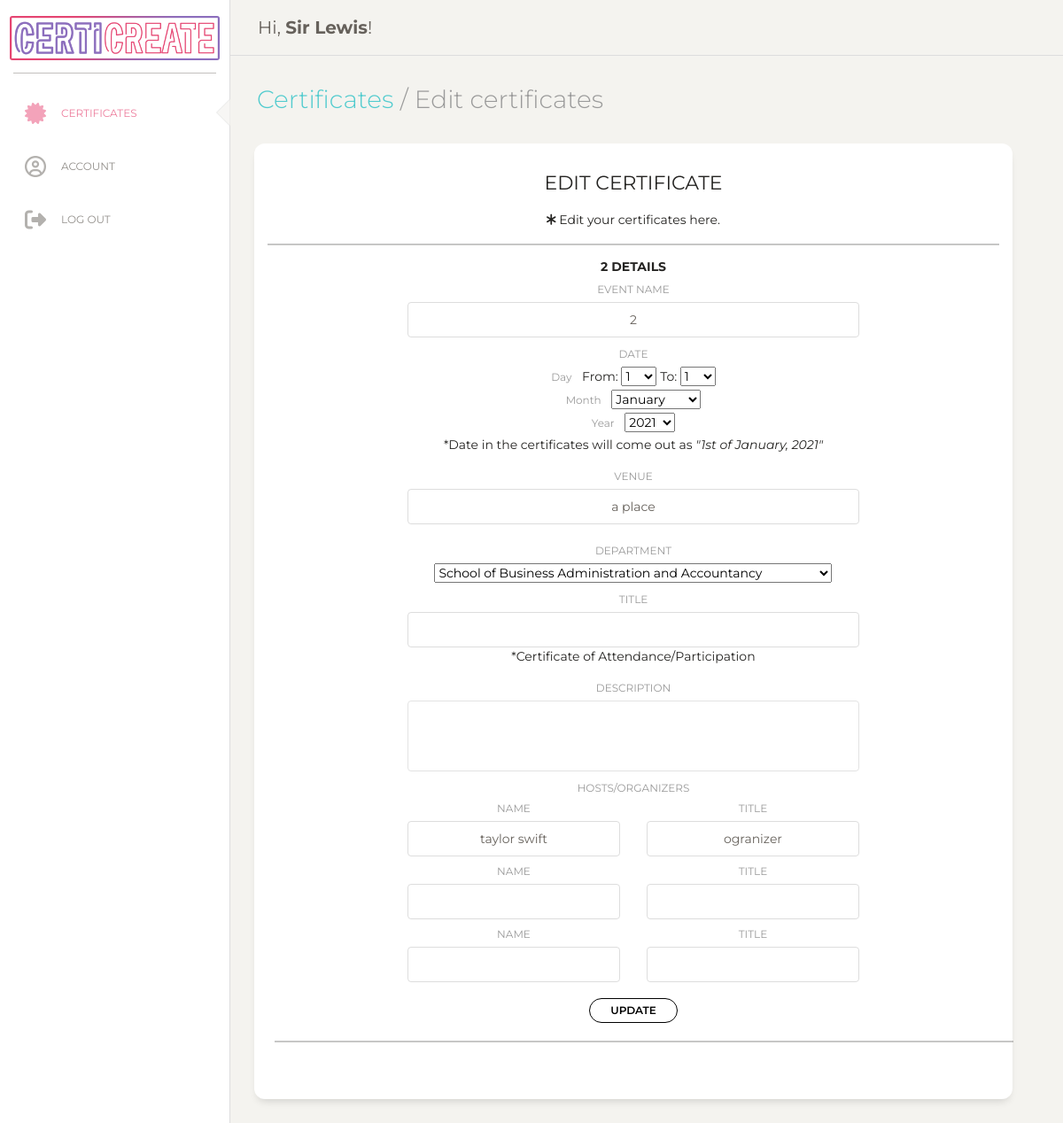
Screenshot of /editcert.php?certid=78 (signed in) with the database file from the repository.
### tables this page shows
CREATE TABLE `organizers` (
  `id` int(11) NOT NULL,
  `fname` varchar(255) NOT NULL,
  `lname` varchar(255) NOT NULL,
  `email` varchar(255) NOT NULL,
  `password` varchar(255) NOT NULL
);

CREATE TABLE `certificates` (
  `certid` int(11) NOT NULL,
  `eventname` varchar(255) NOT NULL,
  `eventdate` varchar(255) NOT NULL,
  `orgid` int(11) DEFAULT NULL,
  `venue` varchar(255) DEFAULT NULL,
  `organizer1` varchar(255) DEFAULT NULL,
  `organizer2` varchar(255) DEFAULT NULL,
  `organizer3` varchar(255) DEFAULT NULL,
  `signatory1` varchar(255) NOT NULL,
  `signatory2` varchar(255) NOT NULL,
  `signatory3` varchar(255) NOT NULL,
  `department` varchar(255) NOT NULL,
  `title` varchar(255) NOT NULL,
  `description` varchar(255) NOT NULL
);

### db/dbFunction.php (called while the page is built, shortened)
<?php
    class dbFunction {
    public $conn;
    function __construct($db){
        $this->conn = $db;
    }
        public function details($sql){
            $stmt = $this->conn->prepare($sql);
            $stmt->execute();
            $row = $stmt->fetch(PDO::FETCH_ASSOC);
            return $row;
        }
    }
?>

### editcert.php (the view, shortened to what this page needs)
<?php
include ('db/dbcon.php');
include_once('db/dbFunction.php');
$database = new Database();
$db = $database->getConnection();
$funObj = new dbFunction($db);
$sql = "SELECT * FROM organizers WHERE id = '".$_SESSION['user']."'";
$row = $funObj->details($sql);
$sql2 = "SELECT * FROM certificates WHERE certid = '".$_GET['certid']."'";
$row2 = $funObj->details($sql2);
?>
<html lang="en">
<head>
<link href="https://cdn.jsdelivr.net/npm/bootstrap@5.0.0-beta3/dist/css/bootstrap.min.css" rel="stylesheet">
  <link href="https://maxcdn.bootstrapcdn.com/font-awesome/latest/css/font-awesome.min.css" rel="stylesheet">
  <link href="./assets/css/style.css" rel="stylesheet" />
  <link href="./assets/css/bootstrap.min.css" rel="stylesheet" />
  <link href="./assets/css/paper-dashboard.css?v=2.0.1" rel="stylesheet" />
  <link href="./assets/demo/demo.css" rel="stylesheet" />
</head>
<body class="bgbody">
  <div class="wrapper ">
    <div class="sidebar" data-color="white">
      <div class="logo">
        <a href="/" class="simple-text logo-normal">
          <div>
            <img src="../ojt/assets/img/logo.png">
          </div>
        </a>
      </div>
      <div class="sidebar-wrapper">
        <ul class="nav">
          <li class="active">
            <a href="../ojt/certs.php">
              <i class="fas fa-certificate"></i>
              <p>Certificates</p>
            </a>
          </li>
          <li>
            <a href="../ojt/account.php">
              <i class="far fa-user-circle"></i>
              <p>Account</p>
            </a>
          </li>
          <li>
            <a href="logout.php">
          <i class="fas fa-sign-out-alt"></i>
              <p>Log out</p>
            </a>
          </li>
        </ul>
      </div>
    </div>
    <div class="main-panel" style="height: 100vh;">
      <nav class="navbar navbar-expand-lg navbar-absolute fixed-top navbar-transparent">
        <div class="container-fluid">
          <div class="navbar-wrapper">
            <a class="navbar-brand">Hi, <b><?php echo $row['fname']; ?></b>!</a>
          </div>
        </div>
      </nav>
      <div class="content">
        <div class="row">
          <div class="col-md-12">
            <h3 class="description"><a href="../ojt/certs.php" title="Click to go back to account overview.">Certificates</a> / Edit certificates</h3>
          </div>
          <div class="row">
            <div class="col-md-12">
              <div class="card text-center">
                <div class="card-header">
                </div>
                <div class="card-body">
                  <div id="createform"  style="display:block;" class="answer_list" >
                    <h5> EDIT CERTIFICATE </h5>
                    <p>
                      <i class="fas fa-asterisk"></i> Edit your certificates here.
                    </p>
                    <hr>
                    <?php
                    $cid = $_GET['certid'];
                    echo'
                    <form class="formrow" name="savecert" method="post" action="editcert.php?certid='.$cid.'">
                    <div class="row m-2">
                      ';
                        ?>
                      <div class="col-md-2">
                      </div>
                      <div class="col-md-8">
                        <div class="form-group">
                          <h6><?php echo $row2['eventname']; ?> DETAILS</h6>
                          <label for="eventname">EVENT NAME</label>
                          <input type="text" class="form-control text-center" id="eventname" name="eventname" placeholder="" value="<?php echo $row2['eventname']; ?>" required>
                        </div>
                        <div class="form-group">
                          <label for="formGroupExampleInput2">DATE</label>
                          <div class="md-form">
                            <label for="date" class="mr-2">Day</label>
                            From:
                            <?php
                              echo "<select name='dayfrom'>";
                              for ($day = 1; $day <= 31; $day++) {
                                echo "<option value=".$day.">$day<br></option>";
                              }
                              echo "</select>";
                            ?>
                            To:
                            <?php
                              echo "<select name='dayto'>";
                              for ($day = 1; $day <= 31; $day++) {
                                echo "<option value=".$day.">$day<br></option>";
                              }
                              echo "</select>";
                            ?>
                            <br>
                              <label for="date" class="mr-2">Month</label>
                              <select name="month">
                                <option value="January">January</option>
                              </select>
                              <br>
                              <label for="date" class="mr-2">Year</label>
                                <?php
                                  echo "<select name='year'>";
                                  for ($year = 2021; $year <= 2035; $year++) {
                                    echo "<option value=$year>$year<br></option>";
                                  }
                                  echo "</select>";
                                ?>
                                <p>
                                  *Date in the certificates will come out as <i>"1st of January, 2021"</i>
                                </p>
                          </div>
                          <label for="venue">VENUE</label>
                          <input type="text" class="form-control text-center" id="venue" name="venue" placeholder="" value="<?php echo $row2['venue'] ?>" required>
                          <br>
                           <div class="form-group">
                          <label for="department" >DEPARTMENT</label>
                          <br>
                          <select name="department" selected="<?php echo $row2['department'] ?>">
                            <option value="School of Business Administration and Accountancy">School of Business Administration and Accountancy</option>
                          </select>
                        </div>
                        <div class="form-group">
                          <label for="title">TITLE</label>
                          <input type="text" class="form-control text-center" value="<?php echo $row2['title'] ?>" id="title" name="title" placeholder="" required>
                          <p>*Certificate of Attendance/Participation</p>
                        </div>
                        <div class="form-group">
                          <label for="description">DESCRIPTION</label>
                         <textarea class="form-control" id="description" name="description" value="<?php echo $row2['description'] ?>" rows="3"></textarea>
                        </div>
                          <label for="hosts">HOSTS/ORGANIZERS</label>
                          <div class="row">
                            <div class="col-6">
                              <label>NAME</label>
                              <?php
                                $organizername1 = array_pad(explode(" - ", $row2['organizer1']), 2, null);
                                $organizername2 = array_pad(explode(" - ", $row2['organizer2']), 2, null);
                                $organizername3 = array_pad(explode(" - ", $row2['organizer3']), 2, null);
                               echo '
                              <input type="text" class="form-control mb-2 text-center" id="organizer1" name="organizer1" value="'. $organizername1[0] .'" required>
                            </div>
                            <div class="col-6">
                              <label>TITLE</label>
                              <input type="text" class="form-control mb-2 text-center" id="position1" name="position1" value="'.$organizername1[1].'">
                            </div>
                          </div>
                          <div class = "row">
                            <div class="col-6">
                              <label>NAME</label>
                              <input type="text" class="form-control mb-2 text-center" id="organizer2" name="organizer2" value="'.$organizername2[0].'">
                            </div>
                            <div class="col-6">
                              <label>TITLE</label>
                              <input type="text" class="form-control mb-2 text-center" id="position2" name="position2" value="'.$organizername2[1].'">
                            </div>
                          </div>
                          <div class = "row">
                            <div class="col-6">
                              <label>NAME</label>
                              <input type="text" class="form-control mb-2 text-center" id="organizer2" name="organizer3" value="'.$organizername3[0].'">
                            </div>
                            <div class="col-6">
                              <label>TITLE</label>
                              <input type="text" class="form-control mb-2 text-center" id="position2" name="position3" value="'.$organizername3[1].'">
                            </div>
                          </div
                          </div>
                           <input type="submit" value="UPDATE" class="btn btn-sm smbtn btn-round" name="updatecert" title="Save you certificate details."/>
                        </div>';
                        ?>
                    </div>
                    </form>
                    <hr>
                      </div>
                  </div>
                <div class="card-footer text-muted">
                </div>
              </div>
            </div>
          </div>
        </div>
      </div>
    </div>
  </div>
</body>
</html>

### assets/css/style.css (style rules this page uses)
.active a, .active i { color: #e54572 !important; }
.card { font-family: Montserrat; }
.card .smbtn { color: black; border:solid 1.5px black; background: none; }
.bgbody { background-color: #f4f3ef; }

### rows the page displays
organizers: fname "Sir Lewis"
certificates: eventname "2", venue "a place", department "School of Business Administration and Accountancy", organizer1 "taylor swift", position1 "ogranizer"

### other values shown
form field dayfrom "1"
form field dayto "1"
form field year "2021"
